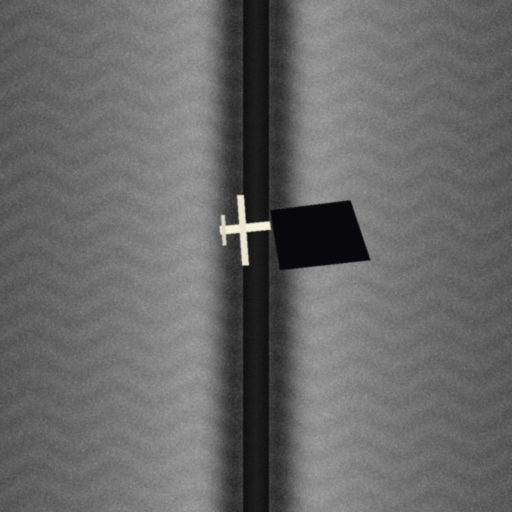
#> input picture src/assets/sonar_aircraft.jpg, 1024 x 1024 px (shown at 1/2 size)
$ python -i preprocess.py   (imports and definitions only)
#> lines starting #> are read from the running program, lines starting #| are printed output that depends on the picture
from PIL import Image, ImageEnhance, ImageFilter
import numpy as np


# ============================================================
# MarineDebrisAI - Sonar Preprocessing
# ============================================================

TARGET_WIDTH = 640
TARGET_HEIGHT = 640


# ============================================================
# Resolution Normalization
# ============================================================

def normalize_sonar_resolution(image):
    """
    Normalize sonar imagery to a consistent processing resolution.

    The original aspect ratio is preserved. Empty areas are padded
    with black pixels.

    Returns:
        normalized_image
        scale
        pad_x
        pad_y
    """

    if image is None:
        raise ValueError("Input image is None.")

    image = image.convert("RGB")

    original_width, original_height = image.size

    if original_width <= 0 or original_height <= 0:
        raise ValueError("Invalid image dimensions.")

    scale = min(
        TARGET_WIDTH / original_width,
        TARGET_HEIGHT / original_height
    )

    new_width = max(
        1,
        int(round(original_width * scale))
    )

    new_height = max(
        1,
        int(round(original_height * scale))
    )

    resized = image.resize(
        (new_width, new_height),
        Image.Resampling.LANCZOS
    )

    canvas = Image.new(
        "RGB",
        (TARGET_WIDTH, TARGET_HEIGHT),
        (0, 0, 0)
    )

    pad_x = (
        TARGET_WIDTH - new_width
    ) // 2

    pad_y = (
        TARGET_HEIGHT - new_height
    ) // 2

    canvas.paste(
        resized,
        (pad_x, pad_y)
    )

    return (
        canvas,
        scale,
        pad_x,
        pad_y
    )


# ============================================================
# Contrast Enhancement
# ============================================================

def enhance_sonar_contrast(image):
    """
    Improve sonar image contrast using Pillow's contrast
    enhancement.

    This is intentionally conservative so that useful acoustic
    structures are not excessively amplified.
    """

    if image is None:
        raise ValueError("Input image is None.")

    gray = image.convert("L")

    enhanced = ImageEnhance.Contrast(
        gray
    ).enhance(1.5)

    return enhanced


# ============================================================
# Noise Reduction
# ============================================================

def reduce_sonar_noise(image):
    """
    Reduce small-scale image noise using a small median filter.

    Median filtering is useful for reducing isolated noise while
    preserving many object boundaries.
    """

    if image is None:
        raise ValueError("Input image is None.")

    gray = image.convert("L")

    filtered = gray.filter(
        ImageFilter.MedianFilter(
            size=3
        )
    )

    return filtered


# ============================================================
# Image Quality Analysis
# ============================================================

def calculate_preprocessing_quality(image):
    """
    Calculate basic image-quality measurements.

    Measurements:
        brightness
        contrast
        sharpness estimate
        overall quality score

    The score is an image-quality indicator only. It is NOT an
    AI detection confidence score.
    """

    if image is None:
        raise ValueError("Input image is None.")

    gray = np.asarray(
        image.convert("L"),
        dtype=np.float32
    )

    if gray.size == 0:
        raise ValueError("Image contains no pixels.")

    brightness = float(
        np.mean(gray)
    )

    contrast = float(
        np.std(gray)
    )

    # Simple sharpness approximation using neighboring
    # pixel differences. This avoids OpenCV.
    horizontal_difference = np.abs(
        np.diff(gray, axis=1)
    )

    vertical_difference = np.abs(
        np.diff(gray, axis=0)
    )

    horizontal_score = (
        float(np.mean(horizontal_difference))
        if horizontal_difference.size > 0
        else 0.0
    )

    vertical_score = (
        float(np.mean(vertical_difference))
        if vertical_difference.size > 0
        else 0.0
    )

    sharpness = (
        horizontal_score
        + vertical_score
    ) / 2.0

    # --------------------------------------------------------
    # Normalize quality components
    # --------------------------------------------------------

    brightness_score = 1.0 - min(
        abs(brightness - 127.5) / 127.5,
        1.0
    )

    contrast_score = min(
        contrast / 64.0,
        1.0
    )

    sharpness_score = min(
        sharpness / 32.0,
        1.0
    )

    quality_score = (
        0.35 * brightness_score
        + 0.40 * contrast_score
        + 0.25 * sharpness_score
    )

    return {
        "brightness": round(
            brightness,
            2
        ),

        "contrast": round(
            contrast,
            2
        ),

        "sharpness": round(
            sharpness,
            2
        ),

        "quality_score": round(
            quality_score * 100.0,
            2
        )
    }


# ============================================================
# Possible Dropout Detection
# ============================================================

def detect_possible_dropouts(
    image,
    tile_size=32
):
    """
    Detect unusually uniform dark or bright regions.

    This is only an image-quality warning.

    It cannot prove actual sonar data dropout because true
    dropout diagnosis requires the original sonar acquisition
    and navigation data.
    """

    if image is None:
        raise ValueError("Input image is None.")

    gray = np.asarray(
        image.convert("L"),
        dtype=np.uint8
    )

    height, width = gray.shape

    if (
        height < tile_size
        or width < tile_size
    ):
        return {
            "dropout_detected": False,
            "dropout_percentage": 0.0,
            "suspicious_tiles": 0,
            "total_tiles": 0
        }

    suspicious_tiles = 0
    total_tiles = 0

    for y in range(
        0,
        height - tile_size + 1,
        tile_size
    ):

        for x in range(
            0,
            width - tile_size + 1,
            tile_size
        ):

            tile = gray[
                y:y + tile_size,
                x:x + tile_size
            ]

            tile_mean = float(
                np.mean(tile)
            )

            tile_std = float(
                np.std(tile)
            )

            uniform = (
                tile_std < 3.0
            )

            extremely_dark = (
                tile_mean <= 3.0
            )

            extremely_bright = (
                tile_mean >= 252.0
            )

            if (
                uniform
                and (
                    extremely_dark
                    or extremely_bright
                )
            ):

                suspicious_tiles += 1

            total_tiles += 1

    dropout_percentage = (
        100.0
        * suspicious_tiles
        / total_tiles
        if total_tiles > 0
        else 0.0
    )

    return {
        "dropout_detected": bool(
            dropout_percentage >= 1.0
        ),

        "dropout_percentage": round(
            dropout_percentage,
            2
        ),

        "suspicious_tiles":
            suspicious_tiles,

        "total_tiles":
            total_tiles
    }


# ============================================================
# Complete Sonar Preprocessing
# ============================================================

def preprocess_sonar_image(image):
    """
    Complete sonar preprocessing pipeline.

    Steps:
        1. Resolution normalization
        2. Grayscale conversion
        3. Contrast enhancement
        4. Median noise reduction
        5. RGB conversion for YOLO

    Returns:
        PIL RGB image
    """

    if image is None:
        raise ValueError("Input image is None.")

    # --------------------------------------------------------
    # 1. Resolution normalization
    # --------------------------------------------------------

    normalized, _, _, _ = (
        normalize_sonar_resolution(
            image
        )
    )

    # --------------------------------------------------------
    # 2. Grayscale conversion
    # --------------------------------------------------------

    gray = normalized.convert(
        "L"
    )

    # --------------------------------------------------------
    # 3. Contrast enhancement
    # --------------------------------------------------------

    enhanced = enhance_sonar_contrast(
        gray
    )

    # --------------------------------------------------------
    # 4. Noise reduction
    # --------------------------------------------------------

    filtered = reduce_sonar_noise(
        enhanced
    )

    # --------------------------------------------------------
    # 5. Convert back to RGB
    # --------------------------------------------------------

    processed = filtered.convert(
        "RGB"
    )

    return processed


# ============================================================
# Preprocessing + Analysis
# ============================================================

def preprocess_with_analysis(image):
    """
    Run preprocessing together with image-quality analysis.

    Returns:
        processed_image
        analysis_dictionary
    """

    if image is None:
        raise ValueError("Input image is None.")

    # --------------------------------------------------------
    # Analyze original image
    # --------------------------------------------------------

    original_quality = (
        calculate_preprocessing_quality(
            image
        )
    )

    dropout_analysis = (
        detect_possible_dropouts(
            image
        )
    )

    # --------------------------------------------------------
    # Process image
    # --------------------------------------------------------

    processed = preprocess_sonar_image(
        image
    )

    # --------------------------------------------------------
    # Analyze processed image
    # --------------------------------------------------------

    processed_quality = (
        calculate_preprocessing_quality(
            processed
        )
    )

    # --------------------------------------------------------
    # Generate warnings
    # --------------------------------------------------------

    warnings = []

    if (
        original_quality["quality_score"]
        < 40
    ):

        warnings.append(
            "Low original image quality"
        )

    if (
        original_quality["contrast"]
        < 15
    ):

        warnings.append(
            "Low original image contrast"
        )

    if (
        dropout_analysis[
            "dropout_detected"
        ]
    ):

        warnings.append(
            "Possible data dropout or saturated "
            "region detected"
        )

    # --------------------------------------------------------
    # Final analysis object
    # --------------------------------------------------------

    analysis = {

        "original_quality":
            original_quality,

        "processed_quality":
            processed_quality,

        "dropout_analysis":
            dropout_analysis,

        "warnings":
            warnings
    }

    return (
        processed,
        analysis
    )

>>> from PIL import Image
>>> picture = Image.open('src/assets/sonar_aircraft.jpg')
#> picture is the input picture: PIL image 1024x1024 RGB; mean R, G, B 104.6, 104.5, 104.6
>>> result = preprocess_with_analysis(picture)
#> in calculate_preprocessing_quality, `brightness = float( np.mean(gray) )`: brightness = 104.6
#> in calculate_preprocessing_quality, `contrast = float( np.std(gray) )`: contrast = 32.84
#> in calculate_preprocessing_quality, `horizontal_difference = np.abs( np.diff(gray, axis=1) )`:
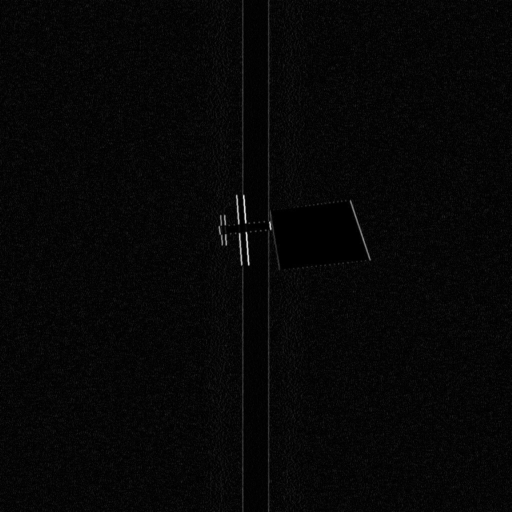
#> horizontal_difference: shape (1024, 1023) float32 (shown at 1/2 size); min 0, max 69, mean 1.8; drawn with min black and max white
#> in calculate_preprocessing_quality, `horizontal_score = ( float(np.mean(horizontal_difference)) if horizont..`: horizontal_score = 1.84
#> in calculate_preprocessing_quality, `vertical_score = ( float(np.mean(vertical_difference)) if vertical_dif..`: vertical_score = 1.76
#> in calculate_preprocessing_quality, `sharpness = ( horizontal_score + vertical_score ) / 2.0`: sharpness = 1.8
#> in calculate_preprocessing_quality, `brightness_score = 1.0 - min( abs(brightness - 127.5) / 127.5, 1.0 )`: brightness_score = 0.82
#> in calculate_preprocessing_quality, `contrast_score = min( contrast / 64.0, 1.0 )`: contrast_score = 0.513
#> in calculate_preprocessing_quality, `sharpness_score = min( sharpness / 32.0, 1.0 )`: sharpness_score = 0.0562
#> in calculate_preprocessing_quality, `quality_score = ( 0.35 * brightness_score + 0.40 * contrast_score + 0...`: quality_score = 0.506
#> in preprocess_with_analysis, `original_quality = ( calculate_preprocessing_quality( image ) )`: original_quality = {'brightness': 104.6, 'contrast': 32.84, 'sharpness': 1.8, 'quality_score': 50.63}
#> after the loop in detect_possible_dropouts, `for y in range(`:
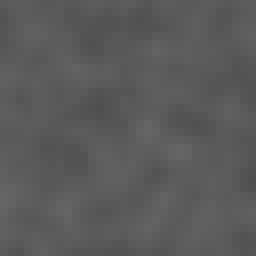
#> tile: shape (32, 32) (shown 8 times larger); min 79, max 102, mean 90.3
#> after the loop in detect_possible_dropouts, `for y in range(`: suspicious_tiles = 0; total_tiles = 1024
#> in detect_possible_dropouts, `dropout_percentage = ( 100.0 * suspicious_tiles / total_tiles if total..`: dropout_percentage = 0
#> in preprocess_with_analysis, `dropout_analysis = ( detect_possible_dropouts( image ) )`: dropout_analysis = {'dropout_detected': False, 'dropout_percentage': 0, 'suspicious_tiles': 0, 'total_tiles': 1024}
#> in normalize_sonar_resolution, `resized = image.resize( (new_width, new_height), Image.Resampling.LANC..`:
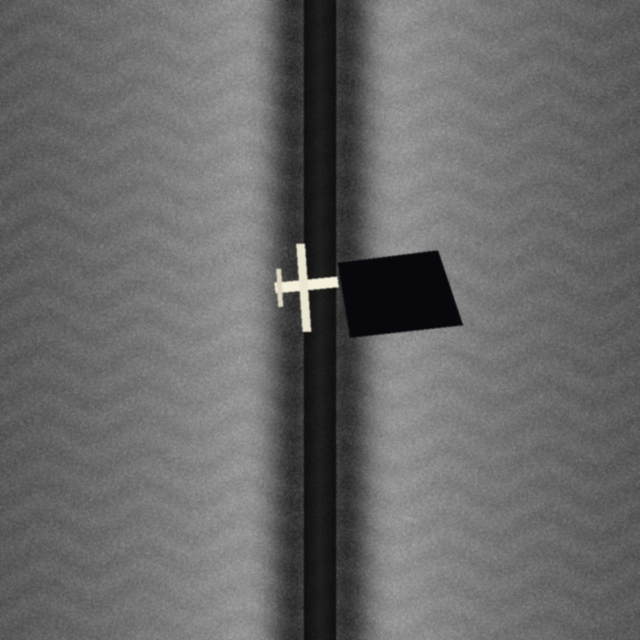
#> resized: PIL image 640x640 RGB; mean R, G, B 104.6, 104.5, 104.6
#> in normalize_sonar_resolution, `canvas = Image.new( "RGB", (TARGET_WIDTH, TARGET_HEIGHT), (0, 0, 0) )`: canvas: PIL image 640x640 RGB; every value is 0
#> in enhance_sonar_contrast, `enhanced = ImageEnhance.Contrast( gray ).enhance(1.5)`:
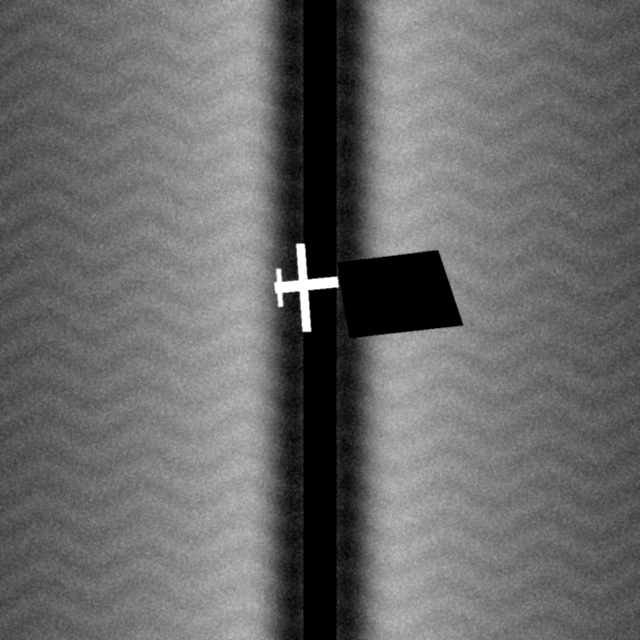
#> enhanced: PIL image 640x640 L; min 0, max 255, mean 105.6
#> in calculate_preprocessing_quality (call 2), `brightness = float( np.mean(gray) )`: brightness = 105.5
#> in calculate_preprocessing_quality (call 2), `contrast = float( np.std(gray) )`: contrast = 44.53
#> in calculate_preprocessing_quality (call 2), `horizontal_difference = np.abs( np.diff(gray, axis=1) )`:
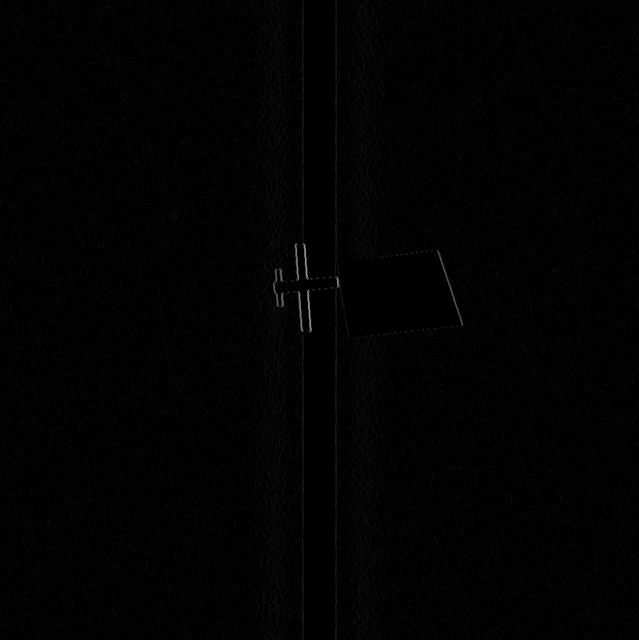
#> horizontal_difference: shape (640, 639) float32; min 0, max 155, mean 2.3
#> in calculate_preprocessing_quality (call 2), `horizontal_score = ( float(np.mean(horizontal_difference)) if horizont..`: horizontal_score = 2.25
#> in calculate_preprocessing_quality (call 2), `vertical_score = ( float(np.mean(vertical_difference)) if vertical_dif..`: vertical_score = 2.01
#> in calculate_preprocessing_quality (call 2), `sharpness = ( horizontal_score + vertical_score ) / 2.0`: sharpness = 2.13
#> in calculate_preprocessing_quality (call 2), `brightness_score = 1.0 - min( abs(brightness - 127.5) / 127.5, 1.0 )`: brightness_score = 0.828
#> in calculate_preprocessing_quality (call 2), `contrast_score = min( contrast / 64.0, 1.0 )`: contrast_score = 0.696
#> in calculate_preprocessing_quality (call 2), `sharpness_score = min( sharpness / 32.0, 1.0 )`: sharpness_score = 0.0666
#> in calculate_preprocessing_quality (call 2), `quality_score = ( 0.35 * brightness_score + 0.40 * contrast_score + 0...`: quality_score = 0.585
#> in preprocess_with_analysis, `processed_quality = ( calculate_preprocessing_quality( processed ) )`: processed_quality = {'brightness': 105.5, 'contrast': 44.53, 'sharpness': 2.13, 'quality_score': 58.47}

$ run again, on src/assets/sonar_debris_field.jpg
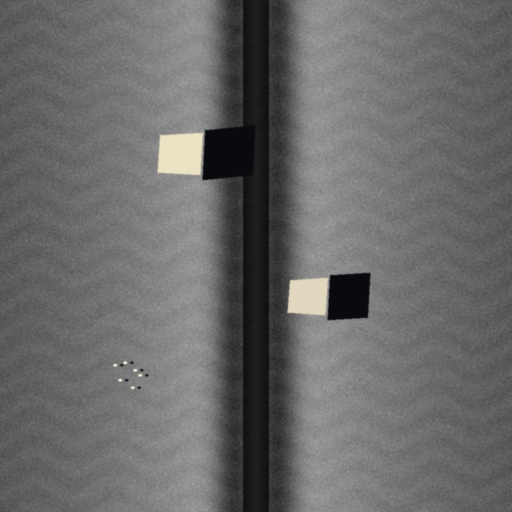
#> input picture src/assets/sonar_debris_field.jpg, 1024 x 1024 px (shown at 1/2 size)
#> picture is the input picture: PIL image 1024x1024 RGB; mean R, G, B 105.8, 105.7, 105.4
#> brightness = 105.7
#> contrast = 33.82
#> horizontal_score = 2.11
#> vertical_score = 2
#> sharpness = 2.05
#> brightness_score = 0.829
#> contrast_score = 0.529
#> sharpness_score = 0.0642
#> quality_score = 0.518
#> original_quality = {'brightness': 105.7, 'contrast': 33.82, 'sharpness': 2.05, 'quality_score': 51.76}
#> after the loop in detect_possible_dropouts, `for y in range(`: suspicious_tiles = 0; total_tiles = 1024
#> dropout_percentage = 0
#> dropout_analysis = {'dropout_detected': False, 'dropout_percentage': 0, 'suspicious_tiles': 0, 'total_tiles': 1024}
#> canvas: PIL image 640x640 RGB; every value is 0
#> in enhance_sonar_contrast, `enhanced = ImageEnhance.Contrast( gray ).enhance(1.5)`:
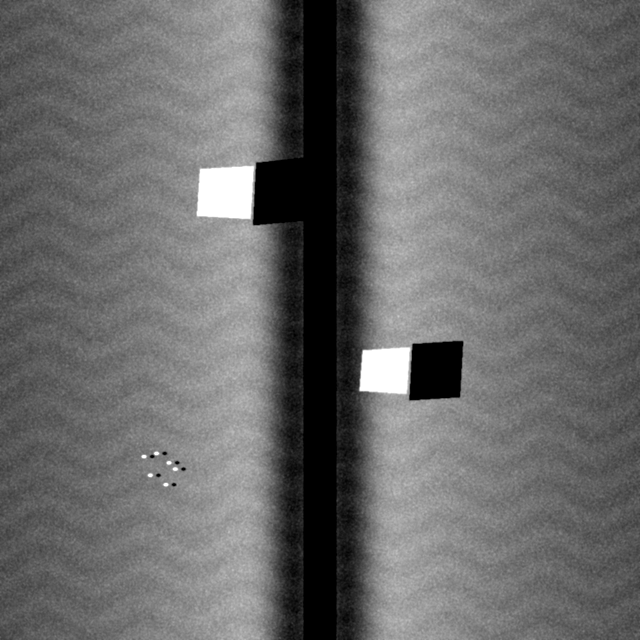
#> enhanced: PIL image 640x640 L; min 0, max 255, mean 106.5
#> brightness = 106.4
#> contrast = 46.01
#> in calculate_preprocessing_quality (call 2), `horizontal_difference = np.abs( np.diff(gray, axis=1) )`:
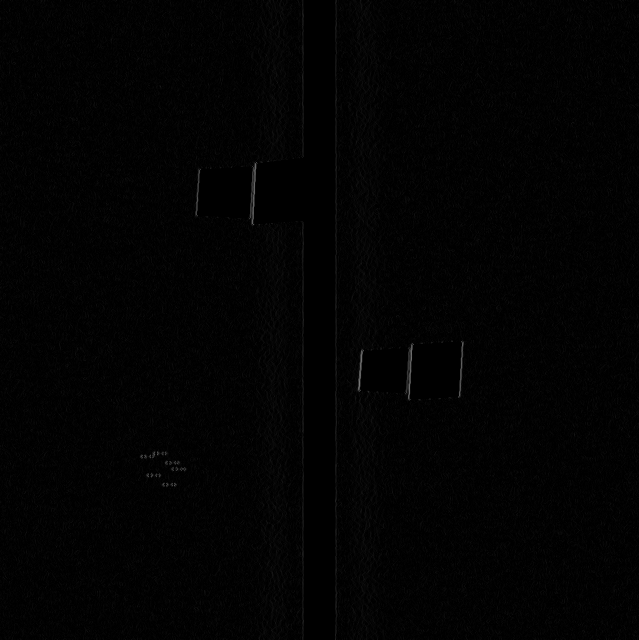
#> horizontal_difference: shape (640, 639) float32; min 0, max 120, mean 2.3
#> vertical_difference: shape (639, 640) float32
#> horizontal_score = 2.31
#> vertical_score = 2.08
#> sharpness = 2.19
#> brightness_score = 0.835
#> contrast_score = 0.719
#> sharpness_score = 0.0685
#> quality_score = 0.597
#> processed_quality = {'brightness': 106.4, 'contrast': 46.01, 'sharpness': 2.19, 'quality_score': 59.69}
